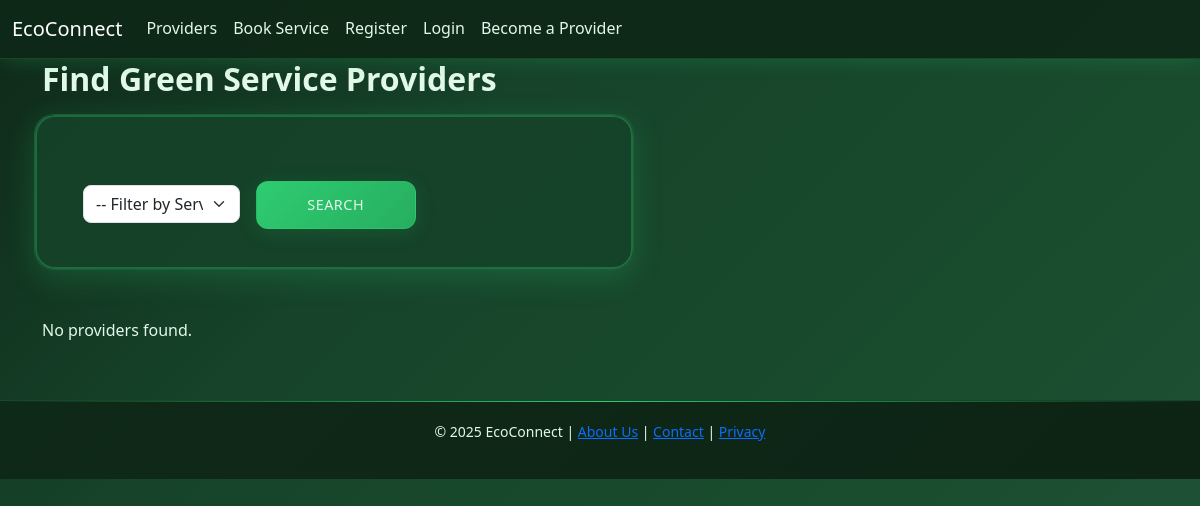
The page /providers/ on the database as committed earlier.
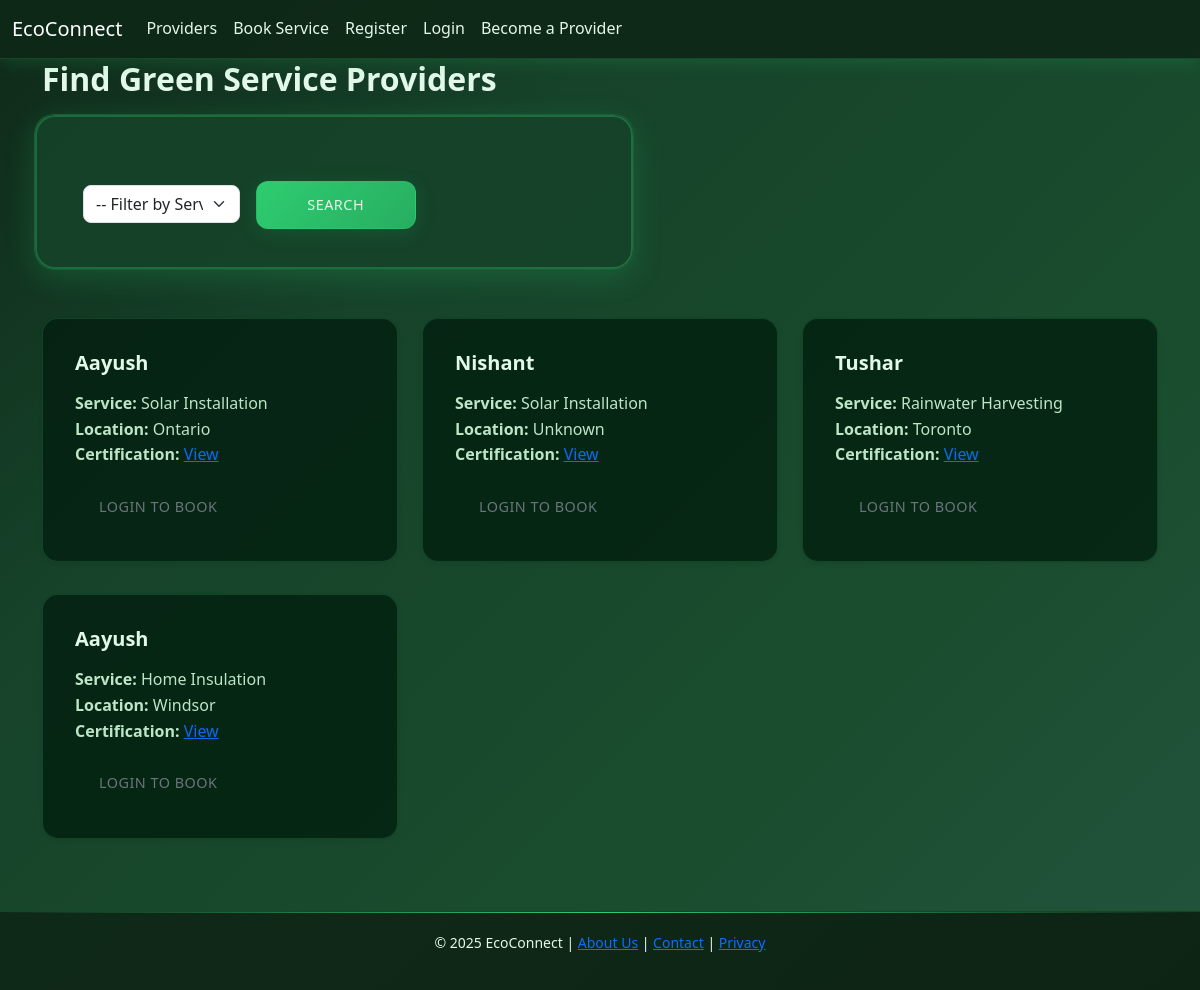
The same page on the database as committed later.
### services/models.py (models this page shows, shortened)
class ServiceProvider(models.Model):
    SERVICE_TYPES = [
        ('solar', 'Solar Installation'),
        ('insulation', 'Home Insulation'),
        ('compost', 'Compost Pickup'),
        ('rainwater', 'Rainwater Harvesting'),
    ]
    user = models.ForeignKey(User, on_delete=models.CASCADE)
    name = models.CharField(max_length=100)
    service_type = models.CharField(max_length=50, choices=SERVICE_TYPES)
    location = models.CharField(max_length=100)
    certification = models.FileField(upload_to='certifications/', null=True, blank=True)

### services/views.py (the view)
# urls.py: path('providers/', views.ProviderListView.as_view(), name='providers'),
class ProviderListView(ListView):
    model = ServiceProvider
    template_name = 'services/provider_list.html'
    context_object_name = 'providers'
    def get_queryset(self):
        query = self.request.GET.get('q')
        if query:
            return ServiceProvider.objects.filter(service_type=query)
        return ServiceProvider.objects.all()

### services/templates/services/provider_list.html (shortened to what this page needs)
{% extends 'services/base.html' %}
{% block content %}
<h2 class="mb-4">Find Green Service Providers</h2>
<form method="get" class="row g-3 mb-5">
    <div class="col-md-4">
        <select name="q" class="form-select">
            <option value="">-- Filter by Service Type --</option>
        </select>
    </div>
    <div class="col-auto">
        <button type="submit" class="btn btn-success">Search</button>
    </div>
</form>
<div class="row">
    {% for provider in providers %}
        <div class="col-md-4 mb-4">
            <div class="card shadow-sm h-100">
                <div class="card-body">
                    <h5 class="card-title">{{ provider.name }}</h5>
                    <p class="card-text">
                        <strong>Service:</strong> {{ provider.get_service_type_display }}<br>
                        <strong>Location:</strong> {{ provider.location }}<br>
                        <strong>Certification:</strong>
                        {% if provider.certification %}
                            <a href="{{ provider.certification.url }}" target="_blank">View</a>
                        {% else %}
                            Not uploaded
                        {% endif %}
                    </p>
                    {% if user.is_authenticated %}
                        <a href="{% url 'book_service' %}" class="btn btn-outline-primary btn-sm">Book Now</a>
                    {% else %}
                        <a href="{% url 'login' %}" class="btn btn-outline-secondary btn-sm">Login to Book</a>
                    {% endif %}
                </div>
            </div>
        </div>
    {% empty %}
        <p>No providers found.</p>
    {% endfor %}
</div>
{% endblock %}

### services/templates/services/base.html (shortened to what this page needs)
{% load static %}
<!DOCTYPE html>
<html lang="en">
<head>
    <link rel="stylesheet" href="https://cdn.jsdelivr.net/npm/bootstrap@5.3.0/dist/css/bootstrap.min.css">
    <link rel="stylesheet" href="{% static 'services/style.css' %}">
</head>
<body>
    <nav class="navbar navbar-expand-lg navbar-light bg-light fixed-top">
        <div class="container-fluid">
            <a class="navbar-brand" href="{% url 'home' %}">EcoConnect</a>
            <div class="collapse navbar-collapse">
                <ul class="navbar-nav me-auto">
                    <li class="nav-item"><a class="nav-link" href="{% url 'providers' %}">Providers</a></li>
                    <li class="nav-item"><a class="nav-link" href="{% url 'book_service' %}">Book Service</a></li>
                    {% if user.is_authenticated %}
                    <li class="nav-item"><a class="nav-link" href="{% url 'user_history' %}">History</a></li>
                    <li class="nav-item"><a class="nav-link" href="{% url 'provider_dashboard' %}">My Service</a></li>
                    <li class="nav-item"><a class="nav-link" href="{% url 'logout' %}">Logout</a></li>
                    {% else %}
                    <li class="nav-item"><a class="nav-link" href="{% url 'register' %}">Register</a></li>
                    <li class="nav-item"><a class="nav-link" href="{% url 'login' %}">Login</a></li>
                    <li class="nav-item"><a class="nav-link" href="{% url 'login' %}?next={% url 'create_provider' %}">Become a Provider</a></li>
                    {% endif %}
                </ul>
            </div>
        </div>
    </nav>
    <div class="container">
        {% block content %}
        {% endblock %}
    </div>
    <footer>
        <p>&copy; 2025 EcoConnect | <a href="{% url 'about' %}">About Us</a> | <a href="#">Contact</a> | <a
                href="#">Privacy</a></p>
    </footer>
</body>
</html>

### services/templates/services/base.html (style rules this page uses)
body { padding-top: 60px; }
footer { margin-top: 40px; padding: 20px; background-color: #f2f2f2; text-align: center; }

Rows that differ between the two databases and show on the page:
added ServiceProvider: name "Aayush", service_type "Solar Installation", location "Ontario"
added ServiceProvider: name "Nishant", service_type "Solar Installation", location "Unknown"
added ServiceProvider: name "Tushar", service_type "Rainwater Harvesting", location "Toronto"
added ServiceProvider: name "Aayush", service_type "Home Insulation", location "Windsor"
Other text that changed with them:
text no longer shown: "No providers found."
